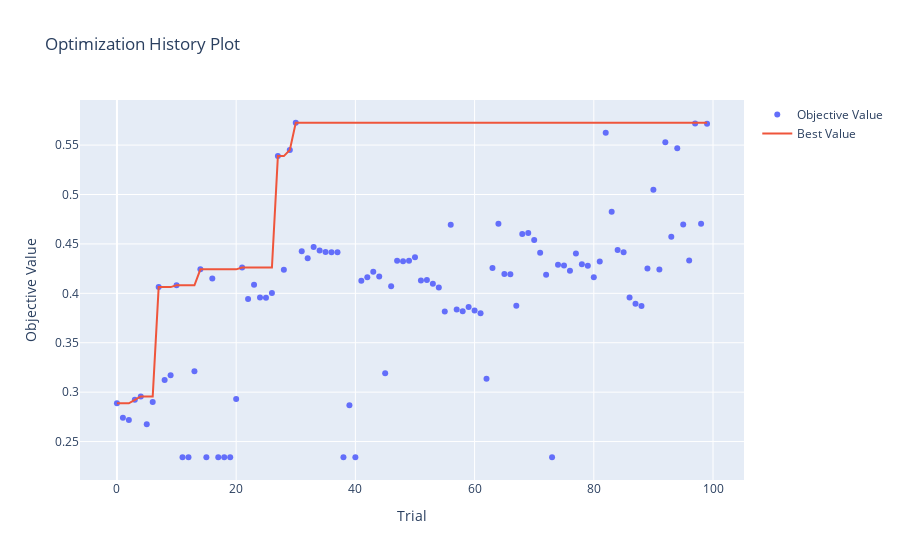

Here is the notebook cell this chart was saved with:
### Code cell
from optuna.visualization import plot_optimization_history, plot_slice

plot_optimization_history(study)
